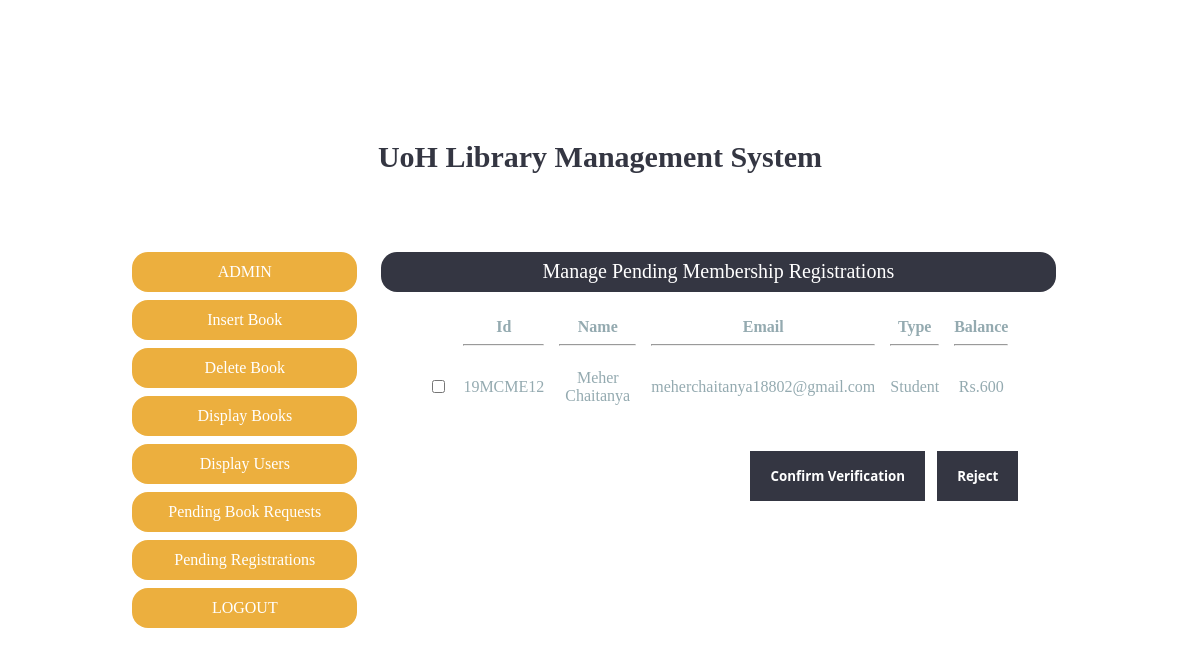
The page /IT-Project/UoH_LMS/admin/pending_registrations.php (signed in) on the database its author committed.
### tables this page shows
CREATE TABLE IF NOT EXISTS `pending_registrations` (
  `ID` varchar(10) NOT NULL,
  `NAME` varchar(30) NOT NULL,
  `EMAIL` varchar(30) NOT NULL,
  `PASSWORD` varchar(42) NOT NULL,
  `TYPE` varchar(15) NOT NULL,
  `BALANCE` int(11) NOT NULL,
  `TIME` timestamp NOT NULL DEFAULT CURRENT_TIMESTAMP,
  PRIMARY KEY (`ID`),
  UNIQUE KEY `UNIQUE` (`EMAIL`)
);

### IT-Project/UoH_LMS/admin/pending_registrations.php (the view, shortened to what this page needs)
<?php
require "../db_connect.php";
?>
<!DOCTYPE html>
<html lang="en">
<head>
    <link rel="stylesheet" type="text/css" href="./css/tab_style.css">
    <link rel="stylesheet" type="text/css" href="css/pending_registrations_style.css">
</head>
<body>
    <h2><a href="../index.php">UoH Library Management System</a></h2>
    <div class="container">
        <div class="leftdiv">
            <a href="./home.php"><Button class="btnPart">ADMIN</Button></a>
            <a href="./insert_book.php"><Button class="btnPart">Insert Book</Button></a>
            <a href="./delete_book.php"><Button class="btnPart">Delete Book</Button></a>
            <a href="./display_books.php"><Button class="btnPart">Display Books</Button></a>
            <a href="./display_users.php"><Button class="btnPart">Display Users</Button></a>
            <a href="./pending_book_requests.php"><Button class="btnPart">Pending Book Requests</Button></a>
            <a href="./pending_registrations.php"><Button class="btnPart">Pending Registrations</Button></a>
            <a href="../logout.php"><Button class="btnPart">LOGOUT</Button></a>
        </div>
        <div class="rightdiv">
            <button class="headerBtn">Manage Pending Membership Registrations</button>
            <?php
            $query = $conn->prepare("SELECT id, name, email, type, balance FROM pending_registrations");
            $query->execute();
            $result = $query->get_result();
            $rows = mysqli_num_rows($result);
            if ($rows == 0)
                echo "<h2 align='center' style='color: green; font-size:20px;'>None at the moment :)</h2>";
            else {
                echo "<form class='cd-form' method='POST' action=''>";
                echo "<table width='100%' cellpadding=5 cellspacing=5>
                                <tr>
                                    <th></th>
                                    <th>Id<hr></th>
                                    <th>Name<hr></th>
                                    <th>Email<hr></th>
                                    <th>Type<hr></th>
                                    <th>Balance<hr></th>
                                </tr>";
                for ($i = 0; $i < $rows; $i++) {
                    $row = mysqli_fetch_array($result);
                    echo "<tr>";
                    echo "<td>
                                <label class='control control--checkbox'>
                                    <input type='checkbox' name='cb_" . $i . "' value='" . $row[0] . "' />
                                    <div class='control__indicator'></div>
                                </label>
                            </td>";
                    for ($j = 0; $j < 4; $j++)
                        echo "<td>" . $row[$j] . "</td>";
                    echo "<td>Rs." . $row[$j] . "</td>";
                    echo "</tr>";
                }
                echo "</table><br /><br />";
                echo "<div style='float: right;'>";
                echo "<input type='submit' value='Confirm Verification' name='l_confirm' />&nbsp;&nbsp;&nbsp;";
                echo "<input type='submit' value='Reject' name='l_delete' />";
                echo "</div>";
                echo "</form>";
            }
            ?>
        </div>
    </div>
</body>
</html>

### IT-Project/UoH_LMS/admin/css/tab_style.css (style rules this page uses)
h2 a { text-decoration: none; color: #343642; font-family: Georgia, 'Times New Roman', Times, serif; font-size: 30px; position: relative; top: 120px; text-align: center; display: block; }
.container { width: 80%; height: 440px; max-width: 1000px; text-align: center; margin: 8em auto; font-family: Georgia, 'Times New Roman', Times, serif; font-size: 1.3rem; padding: 2% 5%; }
.leftdiv { float: left; width: 25%; }
.rightdiv { float: right; width: 75%; }
.btnPart { background-color:#ecaf3e; color: #fff; border: 0px; border-radius: 1rem; font-family: Georgia, 'Times New Roman', Times, serif; font-size: 16px; width: 95%; height: 40px; margin-top: 8px; cursor: pointer; transition: all .2s ease-in-out; }
.headerBtn { background-color: #343642; color: #ffffff; border: 0px; border-radius: 1rem; font-family: Georgia, 'Times New Roman', Times, serif; font-size: 20px; width: 95%; height: 40px; margin-top: 8px; }

### IT-Project/UoH_LMS/admin/css/pending_registrations_style.css (style rules this page uses)
.cd-form { width: 90%; max-width: 600px; margin: auto; font-size: 16px; color: #94aab0; margin-bottom: 10px; justify-content: center; }
.cd-form::after { clear: both; content: ""; display: table; }
.cd-form input[type="submit"] { border: none; background: #343642; border-radius: none; padding: 16px 20px; color: #ffffff; font-weight: bold; font-family: "Open Sans", sans-serif; cursor: pointer; }

### rows shown on the page
pending_registrations: ID "19MCME12", NAME "Meher Chaitanya", EMAIL "meherchaitanya18802@gmail.com", TYPE "Student", BALANCE "600"
